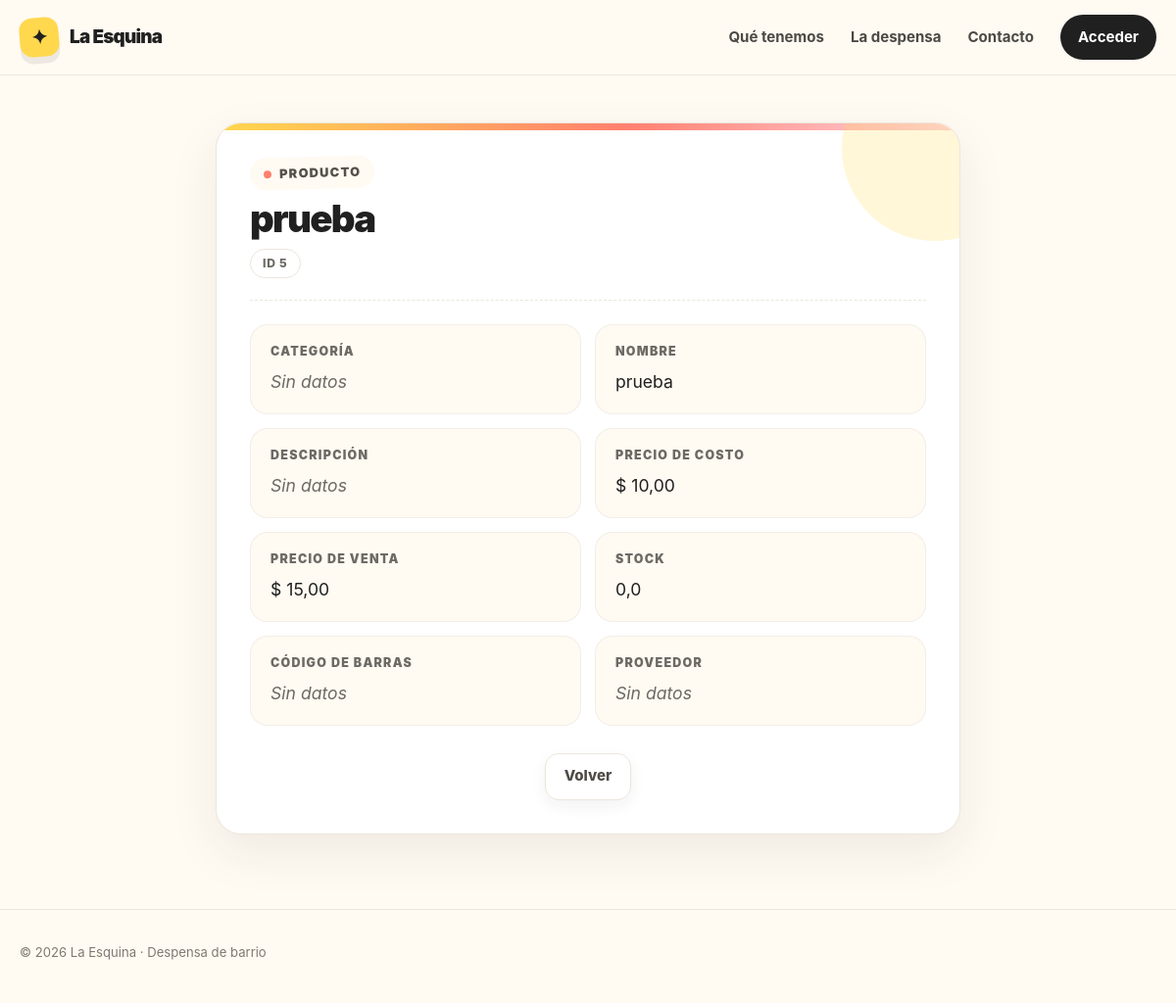
The app's page /ventas/producto/detail/5, older data.
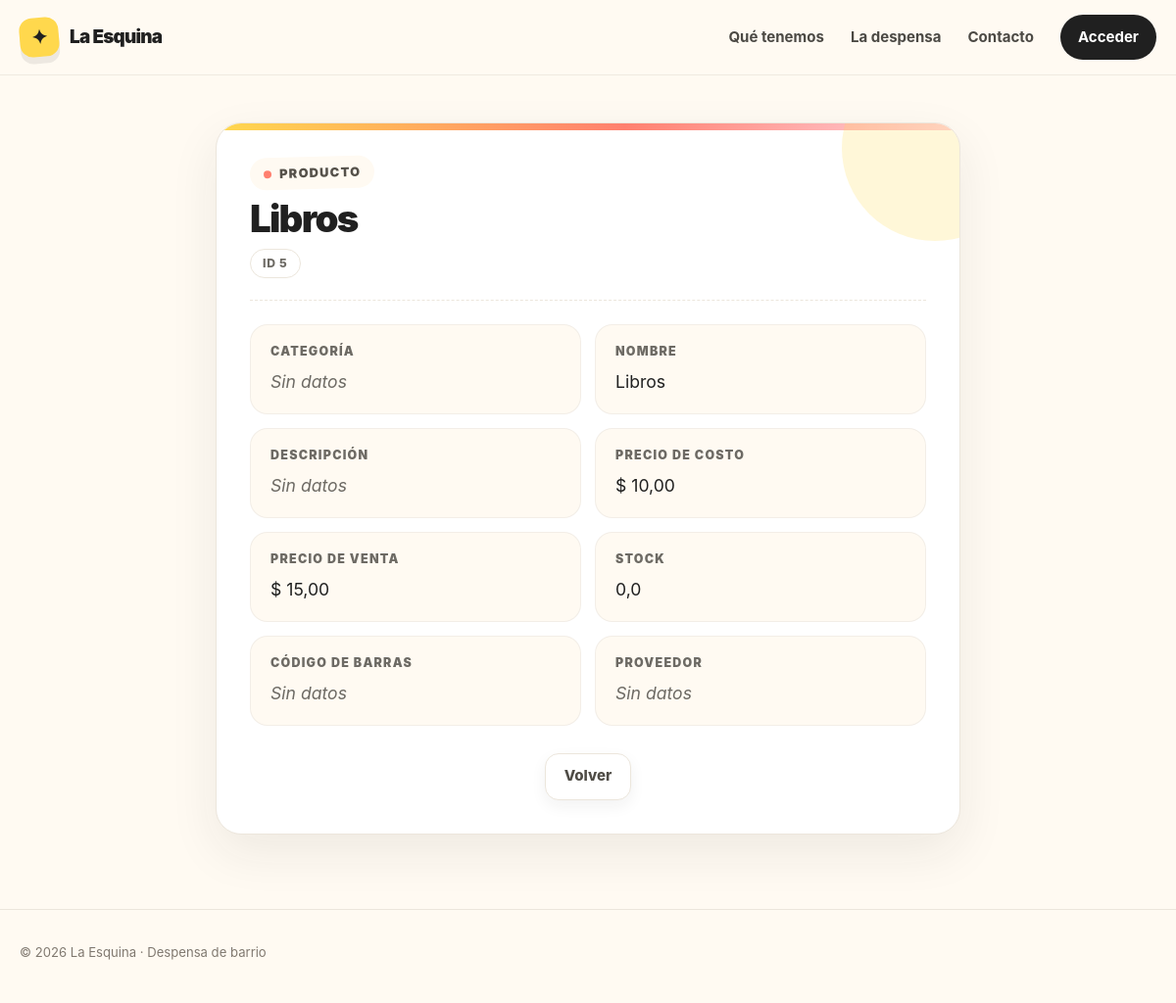
The same page, newer data.
### ventas/models/producto.py (models this page shows, shortened)
class Producto(models.Model):
    nombre = models.CharField(unique=True, validators=[ValidarTextoEspañol(min_longitud=3)])
    descripcion = models.TextField(blank=True, validators=[ValidarTextoEspañol(min_longitud=10)])
    precio_costo = models.DecimalField(max_digits=10, decimal_places=2)
    precio_venta = models.DecimalField(max_digits=10, decimal_places=2)
    stock = models.FloatField(default=0)
    codigo_barras = models.CharField(max_length=50, null=True, blank=True, unique=True)
    categoria = models.ForeignKey(
        Categoria, on_delete=models.SET_NULL, null=True, blank=True, related_name="productos"
    )
    proveedor = models.ForeignKey(
        Proveedor, on_delete=models.SET_NULL, null=True, blank=True, related_name="productos"
    )
    class Meta:
        verbose_name = "Producto"
        verbose_name_plural = "Productos"
        constraints = (
            models.CheckConstraint(
                condition=Q(stock__gte=0),
                name="producto_stock_no_negativo",
            ),
            models.CheckConstraint(
                condition=Q(precio_costo__gte=0),
                name="producto_precio_costo_no_negativo",
            ),
            models.CheckConstraint(
                condition=Q(precio_venta__gte=0),
                name="producto_precio_venta_no_negativo",
            ),
            models.CheckConstraint(
                condition=Q(precio_venta__gte=F("precio_costo")),
                name="producto_precio_mayor_o_igual_costo",
            ),
        )

### ventas/views/producto.py (the view)
# urls.py: path("producto/detail/<int:pk>", ProductoDetail.as_view(), name="producto_detail"),
class ProductoDetail(DetailView):
    model = Producto
    context_object_name = "producto"

### ventas/templates/ventas/producto_detail.html
{% extends "core/base.html" %}
{% load humanize %}
{% load static %}
{% block styles %}
    <link rel="stylesheet" href="{% static 'core/css/detail.css' %}" />
{% endblock styles %}
{% block content %}
    <div class="container section">
        <div class="detail-card">
            <header class="detail-head">
                <span class="detail-kicker">Producto</span>
                <h1 class="detail-title">{{ producto.nombre }}</h1>
                <span class="detail-id">ID {{ producto.pk }}</span>
            </header>
            <dl class="detail-fields">
                <div class="detail-field">
                    <dt class="detail-label">Categoría</dt>
                    <dd class="detail-value
                               {% if not producto.categoria.nombre %}detail-value--empty{% endif %}">
                        {{ producto.categoria.nombre|default:"Sin datos" }}
                    </dd>
                </div>
                <div class="detail-field">
                    <dt class="detail-label">Nombre</dt>
                    <dd class="detail-value">
                        {{ producto.nombre }}
                    </dd>
                </div>
                <div class="detail-field">
                    <dt class="detail-label">Descripción</dt>
                    <dd class="detail-value
                               {% if not producto.descripcion %}detail-value--empty{% endif %}">
                        {{ producto.descripcion|default:"Sin datos"|linebreaksbr }}
                    </dd>
                </div>
                <div class="detail-field">
                    <dt class="detail-label">Precio de costo</dt>
                    <dd class="detail-value">
                        $ {{ producto.precio_costo|intcomma }}
                    </dd>
                </div>
                <div class="detail-field">
                    <dt class="detail-label">Precio de venta</dt>
                    <dd class="detail-value">
                        $ {{ producto.precio_venta|intcomma }}
                    </dd>
                </div>
                <div class="detail-field">
                    <dt class="detail-label">Stock</dt>
                    <dd class="detail-value">
                        {{ producto.stock|intcomma }}
                    </dd>
                </div>
                <div class="detail-field">
                    <dt class="detail-label">Código de barras</dt>
                    <dd class="detail-value
                               {% if not producto.codigo_barras %}detail-value--empty{% endif %}">
                        {{ producto.codigo_barras|default:"Sin datos" }}
                    </dd>
                </div>
                <div class="detail-field">
                    <dt class="detail-label">Proveedor</dt>
                    <dd class="detail-value
                               {% if not producto.proveedor.nombre %}detail-value--empty{% endif %}">
                        {{ producto.proveedor.nombre|default:"Sin datos" }}
                    </dd>
                </div>
            </dl>
            <div class="page-actions detail-actions">
                <a class="button button-secondary"
                   href="{% url 'ventas:producto_list' %}">Volver</a>
            </div>
        </div>
    </div>
{% endblock content %}

Row changes from the older to the newer data that the page shows:
changed Producto "Sin datos": nombre "prueba" → "Libros"
